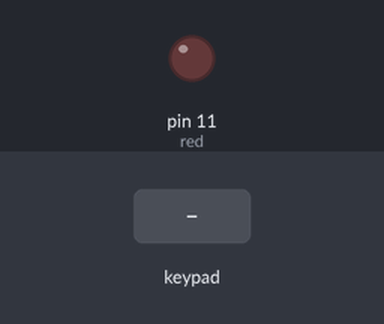
Recording of a sketch running on a simulated Arduino Uno, built with avr-gcc and run on an emulated ATmega328P. On the bench: output pins drawn as LEDs (lit = HIGH). The test bench sets the inputs (shaded band). Pins used as bus, display or sensor lines are not drawn; what the sketch prints to the serial monitor is not drawn.

Above: at 1.2 s.
1.3 s: key 'A' pressed
2.9 s: keypad keys 2 3 4 5 pressed 0.4 s apart
6.0 s: key '6' pressed
7.5 s: keypad keys 6 7 8 9 pressed 0.4 s apart
10.6 s: key '0' pressed
Timing chart, 0 to 13.1 s (numbered marks = the images above; inputs shaded):
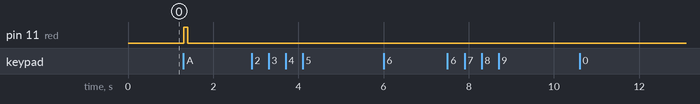

The sketch:

Keypad_HW.ino
```cpp
#include<Keypad.h>

const byte rows = 4; //4 rows
const byte columns = 4; //4 columns
char keys[rows][columns] = {
   {'1', '2', '3', 'A'},
   {'4', '5', '6', 'B'},
   {'7', '8', '9', 'C'},
   {'*', '0', '#', 'D'}
  };

    byte rowPINS[rows] = {2, 3, 4, 5};
    byte colPINS[columns] = {6, 7, 8, 9};

    Keypad keypad = Keypad( makeKeymap(keys), rowPINS, colPINS, rows, columns );
int red = 11;
int colour = 12;

void setup() {
  // put your setup code here, to run once:
    Serial.begin(9600);
    pinMode(red, OUTPUT);
    pinMode(colour, OUTPUT);
}

void loop() {
  // put your main code here, to run repeatedly:
    char key = keypad.getKey(); //print the pressed key

    //for key 1
    if (key == '1'){
      Serial.println("Star Sports 1");
      digitalWrite(colour, HIGH);
      delay(100);
      digitalWrite(colour, LOW);
    }
    //for key 2
    if (key == '2'){
      Serial.println("Star Sports 2");
      digitalWrite(colour, HIGH);
      delay(100);
      digitalWrite(colour, LOW);
    }

    //for key 3
    if (key == '3'){
      Serial.println("History TV 18");
      digitalWrite(colour, HIGH);
      delay(100);
      digitalWrite(colour, LOW);
    }

    //for key A
    if (key == 'A'){
      Serial.println("No Channel Found");
      digitalWrite(red, HIGH);
      delay(100);
      digitalWrite(red, LOW);
    }
    //for key 4
    if (key == '4'){
      Serial.println("National Geographic");
      digitalWrite(colour, HIGH);
      delay(100);
      digitalWrite(colour, LOW);
    }
    //for key 5
    if (key == '5'){
      Serial.println("Cartoon Network");
      digitalWrite(colour, HIGH);
      delay(100);
      digitalWrite(colour, LOW);
    }
    //for key 6
    if (key == '6'){
      Serial.println("Disney XD");
      digitalWrite(colour, HIGH);
      delay(100);
      digitalWrite(colour, LOW);
    }
    //for key B
    if (key == 'B'){
      Serial.println("No Channel Found");
      digitalWrite(red, HIGH);
      delay(100);
      digitalWrite(red, LOW);
    }
    //for key 7
    if (key == '7'){
      Serial.println("HBO Movies");
      digitalWrite(colour, HIGH);
      delay(100);
      digitalWrite(colour, LOW);
    }
    //for key 8
    if (key == '8'){
      Serial.println("Star Movies");
      digitalWrite(colour, HIGH);
      delay(100);
      digitalWrite(colour, LOW);
    }
    //for key 9
    if (key == '9'){
      Serial.println("Comedy Central");
      digitalWrite(colour, HIGH);
      delay(100);
      digitalWrite(colour, LOW);
    }
    //for key C
    if (key == 'C'){
      Serial.println("No Channel Found");
      digitalWrite(red, HIGH);
      delay(100);
      digitalWrite(red, LOW);
    }
    //for key *
    if (key == '*'){
      Serial.println("No Channel Found");
      digitalWrite(red, HIGH);
      delay(100);
      digitalWrite(red, LOW);
    }
    //for key 0
    if (key == '0'){
      Serial.println("Showcase");
      digitalWrite(colour, HIGH);
      delay(100);
      digitalWrite(colour, LOW);
    }
    //for key #
    if (key == '#'){
      Serial.println("No Channel Found");
      digitalWrite(red, HIGH);
      delay(100);
      digitalWrite(red, LOW);
    }
    //for key D
    if (key == 'D'){
      Serial.println("No Channel Found");
      digitalWrite(red, HIGH);
      delay(100);
      digitalWrite(red, LOW);
    }
}
```

Measured:
- after the input at 1.3 s, pin 11 (red): LOW → HIGH at once, → LOW 0.10 s later
- after the input at 2.9 s, every drawn part: stays the same
- after the input at 6.0 s, every drawn part: stays the same
- after the input at 7.5 s, every drawn part: stays the same
- after the input at 10.6 s, every drawn part: stays the same
